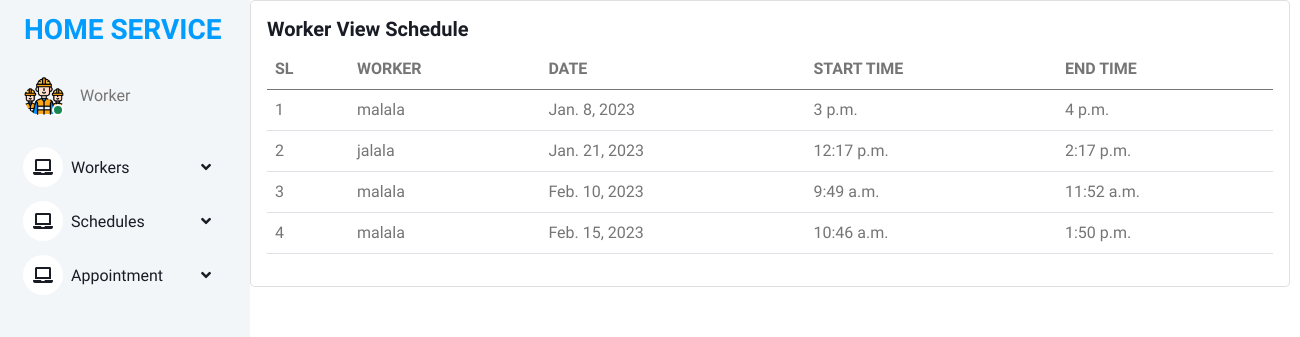
The app's page /worker_view_schedule with its own data.
### online_home_service_app/models.py (models this page shows)
class Schedule(models.Model):
    worker = models.ForeignKey(Register1, on_delete=models.CASCADE)
    date = models.DateField()
    start_time = models.TimeField()
    end_time = models.TimeField()

class Register1(models.Model):
    user = models.ForeignKey(Login,on_delete=models.CASCADE)
    name = models.CharField(max_length=100)
    profile_pic = models.FileField(upload_to='profilepic/')
    address = models.CharField(max_length=100)
    mobile = models.CharField(max_length=10)
    email = models.EmailField()
    work_type = models.ForeignKey(work,on_delete=models.CASCADE)
    def __str__(self):
        return self.name

### online_home_service_app/views.py (the view)
# urls.py: path("worker_view_schedule" ,views.worker_view_schedule ,name="worker_view_schedule"),
def worker_view_schedule(request):
    n = Schedule.objects.all
    return render(request, "worker/worker_view_schedule.html",{"view_schedule":n})

### templates/worker/worker_view_schedule.html (shortened to what this page needs)
{% extends "worker/worker base.html" %}
{% block content %}
<div class="card" style="width: 65rem;">
  <div class="card-body">
    <h5 class="card-title">Worker View Schedule</h5>
<table class="table">
  <thead>
    <tr>
      <th scope="col">SL</th>
      <th scope="col">WORKER</th>
      <th scope="col">DATE</th>
      <th scope="col">START TIME</th>
      <th scope="col">END TIME</th>
    </tr>
  </thead>
  <tbody>
      {% for n in view_schedule %}
    <tr>
      <td>{{forloop.counter}}</td>
      <td>{{n.worker}}</td>
      <td>{{n.date}}</td>
      <td>{{n.start_time}}</td>
      <td>{{n.end_time}}</td>
    {% empty %}
    </tr>
      <tr>
        <td colspan="7"><h3>No Results Found</h3></td>
      </tr>
{% endfor %}
  </tbody>
  </table>
{% endblock %}

### static/static1/assets2/css/style.css (style rules this page uses)
:root { --primary: #009CFF; --light: #F3F6F9; --dark: #191C24; }

### records on screen
Schedule: worker "malala", date "Jan. 8, 2023", start_time "3 p.m.", end_time "4 p.m."
Schedule: worker "jalala", date "Jan. 21, 2023", start_time "12:17 p.m.", end_time "2:17 p.m."
Schedule: worker "malala", date "Feb. 10, 2023", start_time "9:49 a.m.", end_time "11:52 a.m."
Schedule: worker "malala", date "Feb. 15, 2023", start_time "10:46 a.m.", end_time "1:50 p.m."
